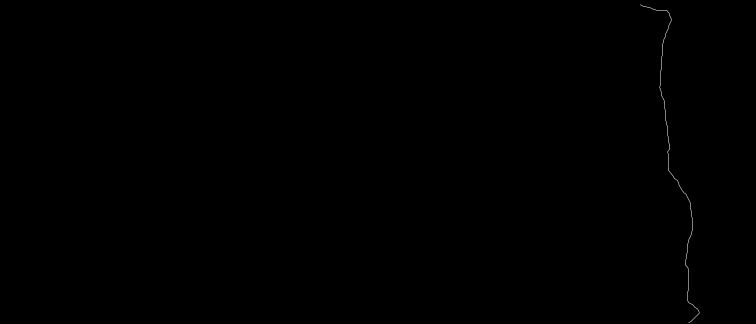
#> input picture experiment_d/results/images_final_border/final_border_1_185__112.png, 1512 x 648 px, given in place of final_border_1_185__1.png, which was not available (shown at 1/2 size)
$ python save_bin_inj_masks.py
#> lines starting #> are read from the running program, lines starting #| are printed output that depends on the picture; after the words box and inside, x2 and y2 are one past the last pixel; in counts of white or black regions, pixels touching at a corner belong together; pictures that were not available may be replaced by others from this repository, and a replacement may not be noted
### experiment_d/scripts/generate_mask.py

import numpy as np
import matplotlib.pyplot as plt
from PIL import Image

# Image, Int, Int, Int -> Array

# Takes an image in its injection version and
# returns a numpy array that acts as a mask of the stripes.

# injection_image: image in injection version
# offset: number of pixels width from border to be ignored
# delta_x: pixel width of stripes

# Each coefficient in the returned matrix is one of the following:
# -2 means background,
# -1 means offset (to avoid noise close to border),
# 0, 1, 2, 3, ... mean the index of the stripe from right to left.
def get_mask(injection_image, offset, delta_x):

    injection_array = np.array(injection_image)
    height = injection_array.shape[0]
    width = injection_array.shape[1]

    mask_array = np.full((height, width), -3)

    # Iterate over each row of the image
    for row in range(height):

        STATE = 'OUTSIDE'
        i = offset
        j = delta_x
        stripe_idx = 0

        # Iterate over each pixel in the row
        for col in reversed(range(width)):

            if STATE == 'OUTSIDE':
                if injection_array[row, col] == 0:
                    mask_array[row][col] = -2
                else:
                    STATE = 'OFFSET'
                    mask_array[row][col] = -1

            elif STATE == 'OFFSET':
                if i > 0:
                    mask_array[row][col] = -1
                    i -= 1
                else:
                    STATE = 'STRIPES'
                    mask_array[row][col] = 0

            elif STATE == 'STRIPES':
                if j > 0:
                    mask_array[row][col] = stripe_idx
                    j -= 1
                else:
                    stripe_idx += 1
                    mask_array[row][col] = stripe_idx
                    j = delta_x

    return mask_array


# The following function visualizes the stripes on the given
# mask array.
# **This function was completely generated by ChatGPT**
# [25 lines left out: function visualize_mask, not called in this run]


### experiment_d/scripts/save_bin_inj_masks.py
# Given an original skeletonized version of the white border
# on black background, generates and saves the
# 1. binarized version (image)
# 2. mapping version (image)
# 3. mask array (csv)

# In this context, a mapping is an image where EVERY pixel
# in the y dimension (each row) has ONE AND ONLY one white border
# pixel (column) associated in that row.

from PIL import Image
import numpy as np
import os
import pandas as pd
import generate_mask

results_border_dir = "/Users/benjaminalvial/Desktop/Nucleus/cell-jamming/experiment_d/results/images_final_border/"
results_binarized_dir = "/Users/benjaminalvial/Desktop/Nucleus/cell-jamming/experiment_d/results/images_final_binarized/"
results_injection_dir = "/Users/benjaminalvial/Desktop/Nucleus/cell-jamming/experiment_d/results/images_final_injection/"
results_masks_dir = "/Users/benjaminalvial/Desktop/Nucleus/cell-jamming/experiment_d/results/csvs_final_mask/"

offset = 20
delta_x = 25

for i in range(1, 186):
    img_border_name = 'final_border_1_185__' + str(i) + '.png'
    img_binarized_name = 'final_binarized_1_185__' + str(i) + '.png'
    img_injection_name = 'final_injection_1_185__' + str(i) + '.png'
    csv_mask_name = 'final_mask_1_185__' + str(i) + '.csv'

    image = Image.open(os.path.join(results_border_dir, img_border_name)).convert('L')

    # Binarize the image
    binarized_image = image.point(lambda x: 255 if x > 0 else 0, '1')
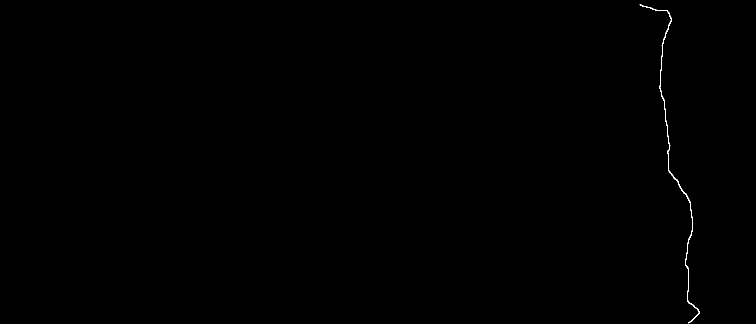
#> binarized_image: PIL image 1512x648 1 (shown at 1/2 size); 0.12% white in thin lines or dots, all inside (x1, y1, x2, y2) = (1279, 8, 1399, 647)
    binarized_image.save(os.path.join(results_binarized_dir, img_binarized_name))

    binarized_array = np.array(binarized_image)

    # ONE WHITE PER ROW
    # Iterate over each row of the image
    for row in range(binarized_array.shape[0]):
        found_white_pixel = False

        # Iterate over each pixel in the row
        for col in range(binarized_array.shape[1]):

            if found_white_pixel:
                if binarized_array[row, col] == True:
                    binarized_array[row, col] = 0

            else:
                if binarized_array[row, col] == True:
                    found_white_pixel = True
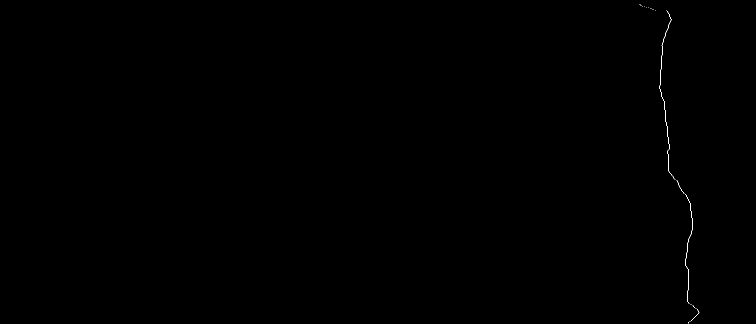
#> binarized_array: shape (648, 1512) bool (shown at 1/2 size); 0.07% white in thin lines or dots, all inside (x1, y1, x2, y2) = (1279, 8, 1399, 647)

    # EVERY ROW HAS ONE WHITE
    # Patch upper hole
    found_uppermost_white_pixel = False
    for row in range(binarized_array.shape[0]):

        # Iterate over each pixel in the row
        for col in range(binarized_array.shape[1]):

                if binarized_array[row, col] == True:
                    uppermost_white_pixel_col = col
                    uppermost_white_pixel_row = row
                    found_uppermost_white_pixel = True
                    break

        if found_uppermost_white_pixel:
            break

    for row in range(uppermost_white_pixel_row):
        binarized_array[row, uppermost_white_pixel_col] = 1
#> binarized_array: shape (648, 1512) bool; 0.07% white in thin lines or dots, all inside (x1, y1, x2, y2) = (1279, 0, 1399, 647)

    # Patch lower hole
    found_lowermost_white_pixel = False
    for row in reversed(range(binarized_array.shape[0])):

        # Iterate over each pixel in the row
        for col in range(binarized_array.shape[1]):

                if binarized_array[row, col] == True:
                    lowermost_white_pixel_col = col
                    lowermost_white_pixel_row = row
                    found_lowermost_white_pixel = True
                    break

        if found_lowermost_white_pixel:
            break

    for row in reversed(range(lowermost_white_pixel_row, binarized_array.shape[0])):
        binarized_array[row, lowermost_white_pixel_col] = 1
#> binarized_array: shape (648, 1512) bool; 0.07% white in thin lines or dots, all inside (x1, y1, x2, y2) = (1279, 0, 1399, 648)

    injection_image = Image.fromarray(binarized_array)
    injection_image.save(os.path.join(results_injection_dir, img_injection_name))

    mask_array = generate_mask.get_mask(injection_image, offset, delta_x)
#> after the loop in get_mask, `for row in range(height):`:
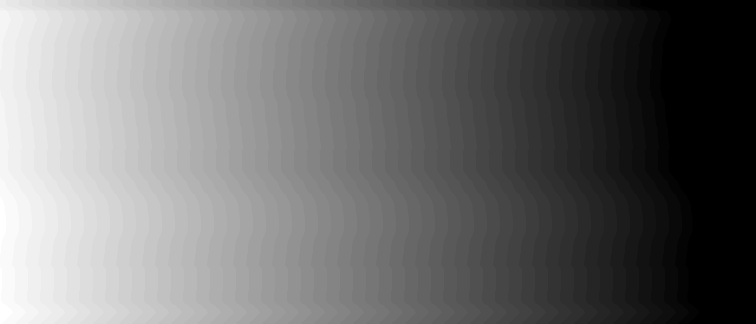
#> mask_array: shape (648, 1512) int64 (shown at 1/2 size); min -2, max 52, mean 21.8; drawn with min black and max white
    np.savetxt(os.path.join(results_masks_dir,csv_mask_name), mask_array, delimiter=',')
    print("Mask saved in "+os.path.join(results_masks_dir,csv_mask_name))
#> pass 2 of the loop `for i in range(1, 186):`:
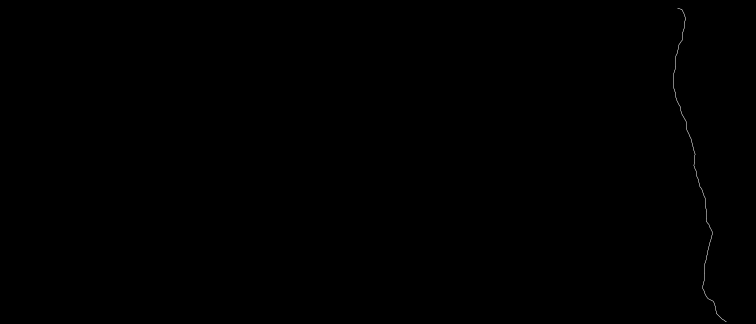
#> input picture experiment_d/results/images_final_border/final_border_1_185__137.png, 1512 x 648 px, given in place of final_border_1_185__2.png, which was not available (shown at 1/2 size)
#> binarized_image: PIL image 1512x648 1; 0.12% white in thin lines or dots, all inside (x1, y1, x2, y2) = (1347, 15, 1454, 645)
#> after the loop `for row in range(binarized_array.shape[0]):`:
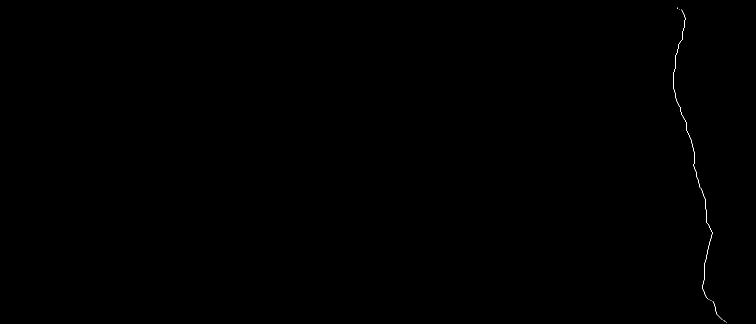
#> binarized_array: shape (648, 1512) bool (shown at 1/2 size); 0.06% white in thin lines or dots, all inside (x1, y1, x2, y2) = (1347, 15, 1453, 645)
#> injection_image: PIL image 1512x648 1; 0.07% white in thin lines or dots, all inside (x1, y1, x2, y2) = (1347, 0, 1453, 648)
#> after the loop in get_mask (call 2), `for row in range(height):`:
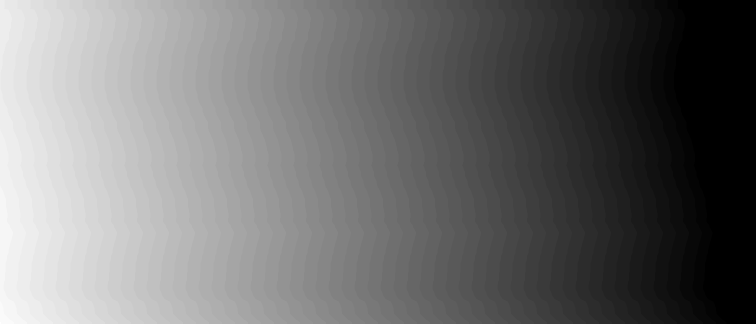
#> mask_array: shape (648, 1512) int64 (shown at 1/2 size); min -2, max 55, mean 23.2; drawn with min black and max white
#> (the run stopped early here; a loop or call above may not have finished)
